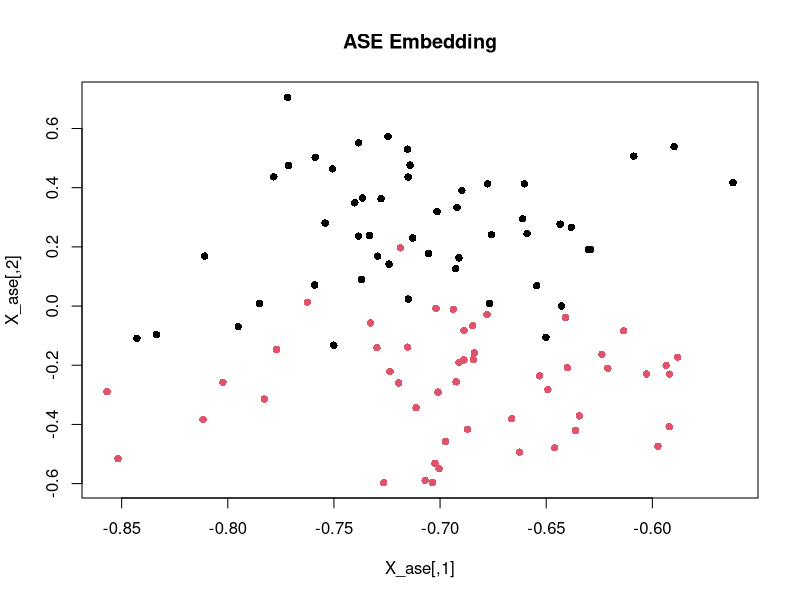
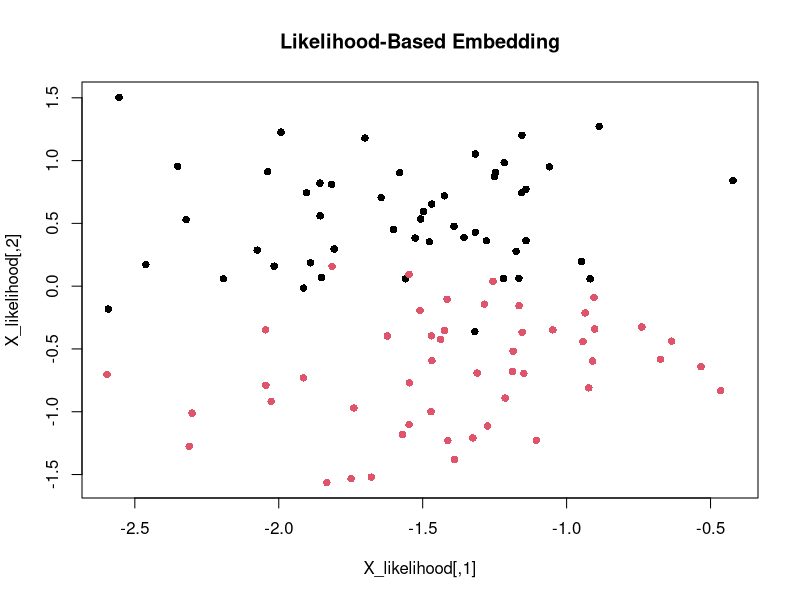

Source code (R) for these figures, in order:
library(igraph)
library(mclust)


n <- 100
k <- 2    
p <- 0.7  
q <- 0.5  


block_sizes <- rep(n / k, k)
block_assignments <- unlist(lapply(seq_along(block_sizes), function(x) rep(x, block_sizes[x])))


block_probabilities <- matrix(c(p, q, q, p), nrow = k, ncol = k)


set.seed(142)
g <- sample_sbm(n, pref.matrix = block_probabilities, block.sizes = block_sizes, directed = FALSE)


A <- as_adjacency_matrix(g, sparse = FALSE)


A_noisy <- A
A_noisy[sample(which(A == 1), size = 0.2 * sum(A == 1))] <- 0  #Randomly set 20% of 1's to 0
A_noisy[sample(which(A == 0), size = 0.05 * sum(A == 0))] <- 1  #Add noise (5% of 0's become 1)


optimize_likelihood <- function(A, d, g = function(x) 1 / (1 + exp(-x)), 
                                tol = 1e-5, max_iter = 1000, lr = 0.001, lambda = 0.01, 
                                initial_X = NULL) {
  n <- nrow(A)
  
  #Initialize M as a mask and low-rank approximation (Y = WX)
  M <- ifelse(A == 0, 0, 0.5) * (1 - diag(1, n))
  
  W <- matrix(rnorm(d * d, mean = 0, sd = 0.01), d, d) 
  
  if (is.null(initial_X)) {
    X <- matrix(rnorm(n * d, mean = 0, sd = 0.01), n, d)  
  } else {
    X <- initial_X
  }
  
  clip <- function(x, eps = 1e-6) {
    pmin(pmax(x, eps), 1 - eps)
  }
  
  log_likelihood <- function(A, X, W, g, lambda) {
    P <- clip(g(X %*% t(X)))
    Y <- X %*% W
    M_approx <- Y %*% t(Y)
    A_obs <- A + M_approx
    sum((A_obs * (X %*% t(X)) + log(1 - P))) - lambda * (sum(X^2) + sum(W^2)) -
      sum((M - M_approx)^2)
  }
  
  gradient_X <- function(A, X, W, g, lambda) {
    P <- g(X %*% t(X))
    Y <- X %*% W
    M_approx <- Y %*% t(Y)
    grad_X <- 2 * (A + M_approx - ((1 - (A + M_approx)) * P)) %*% X - 4 * (M - M_approx) %*% Y %*% t(W) - 2 * lambda * X
    return(grad_X)
  }
  
  gradient_W <- function(A, X, W, M) {
    Y <- X %*% W
    M_approx <- Y %*% t(Y)
    grad_W <- -4 * t(X) %*% (M - M_approx) %*% Y - 2 * lambda * W
    return(grad_W)
  }
  
  clip_gradient <- function(grad, max_norm = 1) {
    norm <- sqrt(sum(grad^2))
    if (norm > max_norm) {
      grad <- grad * (max_norm / norm)
    }
    return(grad)
  }
  
  for (iter in 1:max_iter) {
    grad_X <- gradient_X(A, X, W, g, lambda)
    grad_W <- gradient_W(A, X, W, M)
    
    grad_X <- clip_gradient(grad_X) 
    grad_W <- clip_gradient(grad_W) 
    
    X <- X + lr * grad_X 
    W <- W + lr * grad_W 
    
    if (sqrt(sum(grad_X^2) + sum(grad_W^2)) < tol) break
  }
  
  list(X = X, W = W, log_likelihood = log_likelihood(A, X, W, g, lambda))
}


#ASE
ase_embedding <- function(A, d) {
  eig <- eigen(A, symmetric = TRUE)
  X <- eig$vectors[, 1:d] %*% diag(sqrt(eig$values[1:d]))
  return(X)
}

d <- 2
X_ase <- ase_embedding(A_noisy, d)

plot(X_ase, col = block_assignments, pch = 16, main = "ASE Embedding")

#likelihood-based optimization
result <- optimize_likelihood(A_noisy, d = d, lambda = 0.02, lr = 0.005, max_iter = 2000, initial_X = X_ase)

X_likelihood <- result$X
W_likelihood <- result$W

plot(X_likelihood, col = block_assignments, pch = 16, main = "Likelihood-Based Embedding")

#GMM on ASE and likelihood-based embeddings
gmm_ase <- Mclust(X_ase, G = k)
clustering_ase <- gmm_ase$classification

gmm_likelihood <- Mclust(X_likelihood, G = k)
clustering_likelihood <- gmm_likelihood$classification

#ARI
ase_ari <- adjustedRandIndex(block_assignments, clustering_ase)
likelihood_ari <- adjustedRandIndex(block_assignments, clustering_likelihood)

cat("ASE ARI:", ase_ari, "\n")
cat("Likelihood-Based ARI:", likelihood_ari, "\n")




analyze_missing_corrupted <- function(A_true, A_noisy, X, W, g = function(x) 1 / (1 + exp(-x))) {
  # Reconstruct adjacency matrix
  A_hat <- g(X %*% t(X))
  
  # Identify missing values
  missing_mask <- (A_true == 1 & A_noisy == 0)
  missing_values <- which(missing_mask, arr.ind = TRUE)
  
  # Identify corrupted values
  false_positives <- which((A_true == 0 & A_noisy == 1), arr.ind = TRUE)
  false_negatives <- which((A_true == 1 & A_noisy == 0), arr.ind = TRUE)
  
  # Analyze recovery for missing values
  missing_recovery <- mean(round(A_hat[missing_values]) == A_true[missing_values])
  
  # Analyze recovery for corrupted values
  false_positive_recovery <- mean(round(A_hat[false_positives]) == A_true[false_positives])
  false_negative_recovery <- mean(round(A_hat[false_negatives]) == A_true[false_negatives])
  
  # Return results
  list(
    missing_recovery = missing_recovery,
    false_positive_recovery = false_positive_recovery,
    false_negative_recovery = false_negative_recovery
  )
}

# Example usage
results <- analyze_missing_corrupted(A_true = A, A_noisy = A_noisy, X = X_likelihood, W = W_likelihood)
cat("Recovery of missing values:", results$missing_recovery, "\n")
cat("Recovery of false positives:", results$false_positive_recovery, "\n")
cat("Recovery of false negatives:", results$false_negative_recovery, "\n")
